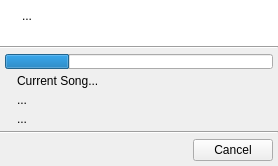
<ui version="4.0" >
 <class>QUProgressDialog</class>
 <widget class="QDialog" name="QUProgressDialog" >
  <property name="windowModality" >
   <enum>Qt::ApplicationModal</enum>
  </property>
  <property name="geometry" >
   <rect>
    <x>0</x>
    <y>0</y>
    <width>278</width>
    <height>166</height>
   </rect>
  </property>
  <property name="windowTitle" >
   <string>Progress</string>
  </property>
  <property name="modal" >
   <bool>true</bool>
  </property>
  <layout class="QVBoxLayout" name="verticalLayout_2" >
   <property name="spacing" >
    <number>0</number>
   </property>
   <property name="margin" >
    <number>0</number>
   </property>
   <item>
    <widget class="QFrame" name="frame" >
     <property name="palette" >
      <palette>
       <active>
        <colorrole role="Base" >
         <brush brushstyle="SolidPattern" >
          <color alpha="255" >
           <red>255</red>
           <green>255</green>
           <blue>255</blue>
          </color>
         </brush>
        </colorrole>
        <colorrole role="Window" >
         <brush brushstyle="SolidPattern" >
          <color alpha="255" >
           <red>255</red>
           <green>255</green>
           <blue>255</blue>
          </color>
         </brush>
        </colorrole>
       </active>
       <inactive>
        <colorrole role="Base" >
         <brush brushstyle="SolidPattern" >
          <color alpha="255" >
           <red>255</red>
           <green>255</green>
           <blue>255</blue>
          </color>
         </brush>
        </colorrole>
        <colorrole role="Window" >
         <brush brushstyle="SolidPattern" >
          <color alpha="255" >
           <red>255</red>
           <green>255</green>
           <blue>255</blue>
          </color>
         </brush>
        </colorrole>
       </inactive>
       <disabled>
        <colorrole role="Base" >
         <brush brushstyle="SolidPattern" >
          <color alpha="255" >
           <red>255</red>
           <green>255</green>
           <blue>255</blue>
          </color>
         </brush>
        </colorrole>
        <colorrole role="Window" >
         <brush brushstyle="SolidPattern" >
          <color alpha="255" >
           <red>255</red>
           <green>255</green>
           <blue>255</blue>
          </color>
         </brush>
        </colorrole>
       </disabled>
      </palette>
     </property>
     <property name="autoFillBackground" >
      <bool>true</bool>
     </property>
     <property name="frameShadow" >
      <enum>QFrame::Raised</enum>
     </property>
     <layout class="QHBoxLayout" >
      <item>
       <widget class="QLabel" name="infoIconLbl" >
        <property name="sizePolicy" >
         <sizepolicy vsizetype="Preferred" hsizetype="Fixed" >
          <horstretch>0</horstretch>
          <verstretch>0</verstretch>
         </sizepolicy>
        </property>
        <property name="text" >
         <string/>
        </property>
        <property name="pixmap" >
         <pixmap resource="images/uman.qrc" >:/marks/information.png</pixmap>
        </property>
        <property name="alignment" >
         <set>Qt::AlignLeading|Qt::AlignLeft|Qt::AlignTop</set>
        </property>
       </widget>
      </item>
      <item>
       <widget class="QLabel" name="infoTextLbl" >
        <property name="sizePolicy" >
         <sizepolicy vsizetype="Expanding" hsizetype="Preferred" >
          <horstretch>0</horstretch>
          <verstretch>0</verstretch>
         </sizepolicy>
        </property>
        <property name="text" >
         <string>...</string>
        </property>
        <property name="alignment" >
         <set>Qt::AlignLeading|Qt::AlignLeft|Qt::AlignTop</set>
        </property>
        <property name="wordWrap" >
         <bool>true</bool>
        </property>
       </widget>
      </item>
     </layout>
    </widget>
   </item>
   <item>
    <widget class="Line" name="line" >
     <property name="orientation" >
      <enum>Qt::Horizontal</enum>
     </property>
    </widget>
   </item>
   <item>
    <layout class="QVBoxLayout" name="verticalLayout" >
     <property name="spacing" >
      <number>5</number>
     </property>
     <property name="margin" >
      <number>5</number>
     </property>
     <item>
      <widget class="QProgressBar" name="progress" >
       <property name="maximumSize" >
        <size>
         <width>16777215</width>
         <height>15</height>
        </size>
       </property>
       <property name="value" >
        <number>24</number>
       </property>
       <property name="textVisible" >
        <bool>false</bool>
       </property>
      </widget>
     </item>
     <item>
      <layout class="QGridLayout" >
       <property name="spacing" >
        <number>5</number>
       </property>
       <item row="0" column="0" >
        <widget class="QLabel" name="currentSongIcon" >
         <property name="sizePolicy" >
          <sizepolicy vsizetype="Fixed" hsizetype="Fixed" >
           <horstretch>0</horstretch>
           <verstretch>0</verstretch>
          </sizepolicy>
         </property>
         <property name="text" >
          <string/>
         </property>
         <property name="pixmap" >
          <pixmap resource="images/uman.qrc" >:/types/text.png</pixmap>
         </property>
         <property name="alignment" >
          <set>Qt::AlignLeading|Qt::AlignLeft|Qt::AlignTop</set>
         </property>
        </widget>
       </item>
       <item row="0" column="1" >
        <widget class="QLabel" name="currentSongLbl" >
         <property name="sizePolicy" >
          <sizepolicy vsizetype="Fixed" hsizetype="Preferred" >
           <horstretch>0</horstretch>
           <verstretch>0</verstretch>
          </sizepolicy>
         </property>
         <property name="text" >
          <string>Current Song...</string>
         </property>
         <property name="alignment" >
          <set>Qt::AlignLeading|Qt::AlignLeft|Qt::AlignTop</set>
         </property>
         <property name="wordWrap" >
          <bool>false</bool>
         </property>
        </widget>
       </item>
       <item row="1" column="0" >
        <widget class="QLabel" name="label" >
         <property name="sizePolicy" >
          <sizepolicy vsizetype="Fixed" hsizetype="Fixed" >
           <horstretch>0</horstretch>
           <verstretch>0</verstretch>
          </sizepolicy>
         </property>
         <property name="text" >
          <string/>
         </property>
         <property name="pixmap" >
          <pixmap resource="images/uman.qrc" >:/marks/clock.png</pixmap>
         </property>
        </widget>
       </item>
       <item row="1" column="1" >
        <widget class="QLabel" name="timeLbl" >
         <property name="sizePolicy" >
          <sizepolicy vsizetype="Fixed" hsizetype="Preferred" >
           <horstretch>0</horstretch>
           <verstretch>0</verstretch>
          </sizepolicy>
         </property>
         <property name="text" >
          <string>...</string>
         </property>
        </widget>
       </item>
       <item row="2" column="0" >
        <widget class="QLabel" name="label_2" >
         <property name="text" >
          <string/>
         </property>
         <property name="pixmap" >
          <pixmap resource="images/uman.qrc" >:/marks/chart.png</pixmap>
         </property>
        </widget>
       </item>
       <item row="2" column="1" >
        <widget class="QLabel" name="speedLbl" >
         <property name="text" >
          <string>...</string>
         </property>
        </widget>
       </item>
      </layout>
     </item>
    </layout>
   </item>
   <item>
    <widget class="Line" name="buttonLine" >
     <property name="orientation" >
      <enum>Qt::Horizontal</enum>
     </property>
    </widget>
   </item>
   <item>
    <layout class="QHBoxLayout" name="buttonLayout" >
     <property name="spacing" >
      <number>0</number>
     </property>
     <property name="margin" >
      <number>5</number>
     </property>
     <item>
      <spacer name="horizontalSpacer" >
       <property name="orientation" >
        <enum>Qt::Horizontal</enum>
       </property>
       <property name="sizeHint" stdset="0" >
        <size>
         <width>40</width>
         <height>20</height>
        </size>
       </property>
      </spacer>
     </item>
     <item>
      <widget class="QPushButton" name="cancelBtn" >
       <property name="text" >
        <string>Cancel</string>
       </property>
       <property name="icon" >
        <iconset resource="images/uman.qrc" >
         <normaloff>:/marks/cancel.png</normaloff>:/marks/cancel.png</iconset>
       </property>
       <property name="autoDefault" >
        <bool>false</bool>
       </property>
      </widget>
     </item>
    </layout>
   </item>
  </layout>
 </widget>
 <resources>
  <include location="images/uman.qrc" />
 </resources>
 <connections/>
</ui>
